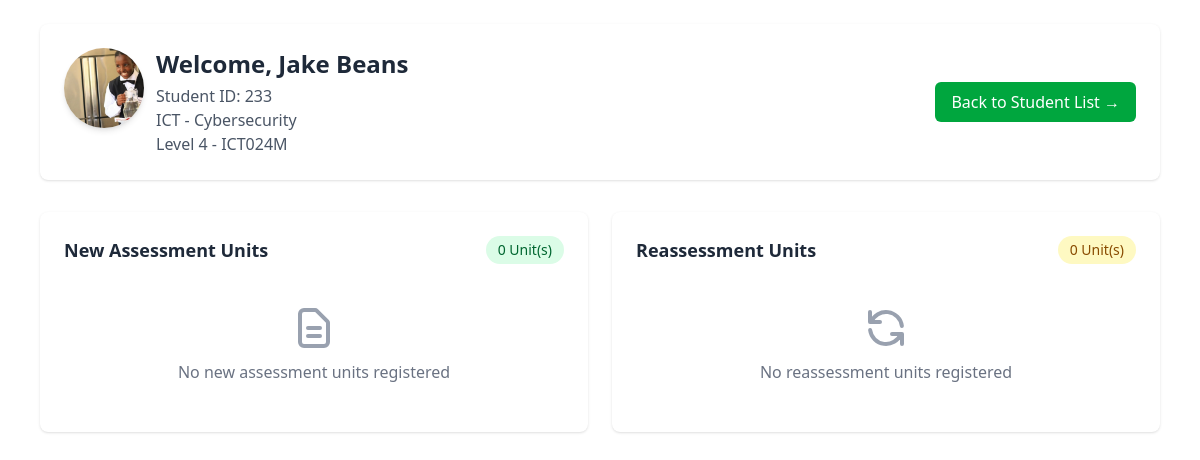
The app's page /students/1, older data.
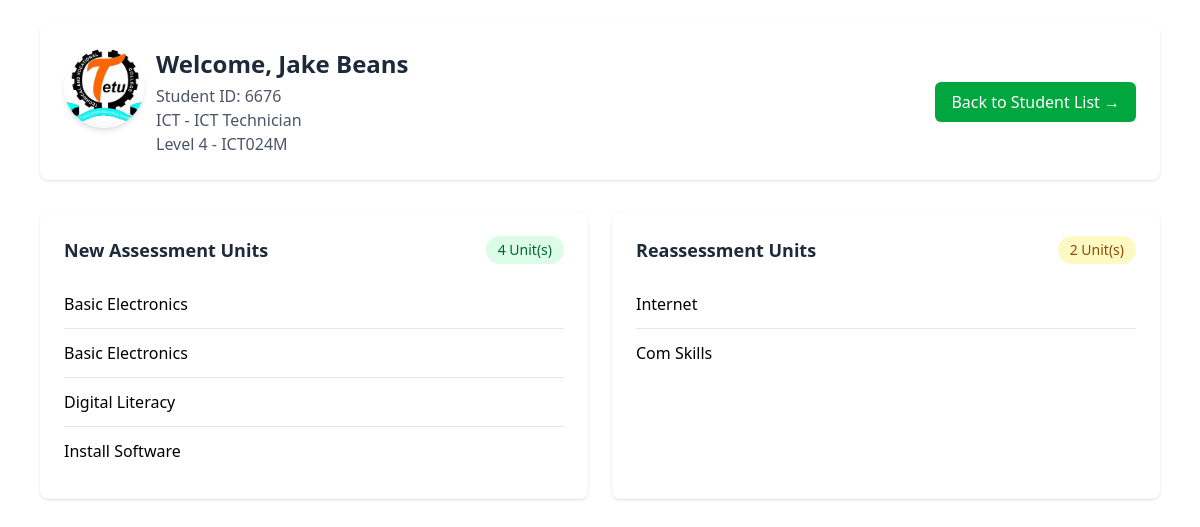
The same page, newer data.
### models.py (models this page shows)
class Student(db.Model):
    id = db.Column(db.Integer, primary_key=True)
    admission_number = db.Column(db.String(20), unique=True)
    fullname = db.Column(db.String(100))
    department_id = db.Column(db.Integer, db.ForeignKey('department.id'))
    course_id = db.Column(db.Integer, db.ForeignKey('course.id'))
    classroom = db.Column(db.String(50))
    level = db.Column(db.String(50))
    profile_image = db.Column(db.String(250), nullable=True)

class Department(db.Model):
    id = db.Column(db.Integer, primary_key=True)
    name = db.Column(db.String(100), unique=True, nullable=False)
    courses = db.relationship('Course', backref='department', lazy=True)
    students = db.relationship('Student', backref='department', lazy=True)

class Course(db.Model):
    id = db.Column(db.Integer, primary_key=True)
    name = db.Column(db.String(100), nullable=False)
    department_id = db.Column(db.Integer, db.ForeignKey('department.id'), nullable=False)
    students = db.relationship('Student', backref='course', lazy=True)

class UnitRegistration(db.Model):
    id = db.Column(db.Integer, primary_key=True)
    student_id = db.Column(db.Integer, db.ForeignKey('student.id'))
    unit_name = db.Column(db.String(100))
    is_reassessment = db.Column(db.Boolean, default=False)

### app.py (the view)
@app.route('/students/<int:student_id>')
def student_details(student_id):
    student = Student.query.get_or_404(student_id)
    new_units = UnitRegistration.query.filter_by(student_id=student_id, is_reassessment=False).all()
    reassessments = UnitRegistration.query.filter_by(student_id=student_id, is_reassessment=True).all()
    return render_template('student_details.html', student=student, new_units=new_units, reassessments=reassessments)

### templates/student_details.html (shortened to what this page needs)
{% extends 'base.html' %}
{% block content %}
<div class="max-w-6xl mx-auto px-4 py-6">
    <div class="flex flex-col sm:flex-row justify-between items-start sm:items-center mb-8 bg-white p-6 rounded-lg shadow">
        <div class="flex space-x-3">
            <div >
                {% if student.profile_image %}
                <img src="{{ url_for('static', filename=student.profile_image) }}"
                alt="{{ student.fullname }}'s Profile Image" class="rounded-full
                h-20 w-20 object-cover shadow-md">
            {% else %}
                <div class="rounded-full h-20 w-20 bg-gray-300 flex items-center justify-center">
                    <span class="text-gray-500">No Image</span>
                </div>
            {% endif %}
            </div>
            <div>
                <h2 class="text-2xl font-bold text-gray-800">Welcome, {{ student.fullname }}</h2>
                <p class="text-gray-600 mt-1">Student ID: {{ student.admission_number }}</p>
                <p class="text-gray-600">{{ student.department.name }} - {{ student.course.name }}</p>
                <p class="text-gray-600">{{ student.level }} - {{ student.classroom }}</p>
            </div>
        </div>
        <div class="mt-4 sm:mt-0 flex flex-col sm:flex-row gap-2">
            <a href="{{ url_for('students_list') }}" class="bg-green-600 hover:bg-green-700 text-white px-4 py-2 rounded-md transition duration-150 ease-in-out flex items-center justify-center">
                Back to Student List &rarr;
            </a>
        </div>
    </div>
    <div class="grid grid-cols-1 md:grid-cols-2 gap-6 mb-6">
        <div class="bg-white p-6 rounded-lg shadow">
            <div class="flex justify-between items-center mb-4">
                <h3 class="text-lg font-bold text-gray-800">New Assessment Units</h3>
                <span class="bg-green-100 text-green-800 text-sm px-3 py-1 rounded-full font-medium">{{ new_units|length }} Unit(s)</span>
            </div>
            {% if new_units %}
                <ul class="divide-y divide-gray-200">
                    {% for unit in new_units %}
                        <li class="py-3 flex justify-between items-center">
                            <div>
                                <p class="font-medium">{{ unit.unit_name }}</p>
                            </div>
                        </li>
                    {% endfor %}
                </ul>
            {% else %}
                <div class="text-center py-6 text-gray-500">
                    <p>No new assessment units registered</p>
                </div>
            {% endif %}
        </div>
        <div class="bg-white p-6 rounded-lg shadow">
            <div class="flex justify-between items-center mb-4">
                <h3 class="text-lg font-bold text-gray-800">Reassessment Units</h3>
                <span class="bg-yellow-100 text-yellow-800 text-sm px-3 py-1 rounded-full font-medium">{{ reassessments|length }} Unit(s)</span>
            </div>
            {% if reassessments %}
                <ul class="divide-y divide-gray-200">
                    {% for unit in reassessments %}
                        <li class="py-3 flex justify-between items-center">
                            <div>
                                <p class="font-medium">{{ unit.unit_name }}</p>
                            </div>
                        </li>
                    {% endfor %}
                </ul>
            {% else %}
                <div class="text-center py-6 text-gray-500">
                    <p>No reassessment units registered</p>
                </div>
            {% endif %}
        </div>
    </div>
{% endblock %}

### templates/base.html (shortened to what this page needs)
<!DOCTYPE html>
<html lang="en">
<head>
    <script src="https://cdn.jsdelivr.net/npm/@tailwindcss/browser@4"></script>
</head>
<body>
    {% block content %}{% endblock %}
</body>
</html>

Row changes from the older to the newer data that the page shows:
no longer on this page (row unchanged): Course: course.name "Cybersecurity"
changed Student "Jake Beans": profile_image: a different picture; admission_number "233" → "6676"
now on this page (row unchanged): Course: course.name "ICT Technician"
now on this page (row edited): UnitRegistration: unit_name "Basic Electronics", shown under "New Assessment Units"
now on this page (row edited): UnitRegistration: unit_name "Basic Electronics", shown under "New Assessment Units"
now on this page (row edited): UnitRegistration: unit_name "Digital Literacy", shown under "New Assessment Units"
added UnitRegistration: unit_name "Install Software", shown under "New Assessment Units"
added UnitRegistration: unit_name "Internet", shown under "Reassessment Units"
added UnitRegistration: unit_name "Com Skills", shown under "Reassessment Units"
Text that changed along with them:
{{ new_units|length }}: "0" → "4"
{{ reassessments|length }}: "0" → "2"
text no longer shown: "No new assessment units registered No reassessment units registered"
